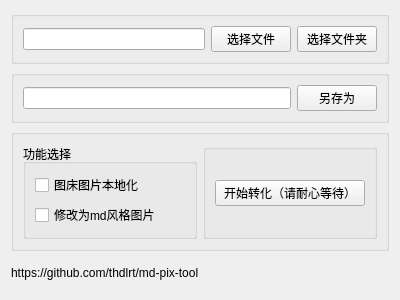
<?xml version="1.0" encoding="UTF-8"?>
<ui version="4.0">
 <class>Form</class>
 <widget class="QWidget" name="Form">
  <property name="geometry">
   <rect>
    <x>0</x>
    <y>0</y>
    <width>400</width>
    <height>300</height>
   </rect>
  </property>
  <property name="windowTitle">
   <string>Form</string>
  </property>
  <layout class="QVBoxLayout" name="verticalLayout_3">
   <item>
    <widget class="QGroupBox" name="groupBox_4">
     <property name="title">
      <string/>
     </property>
     <layout class="QHBoxLayout" name="horizontalLayout_2">
      <item>
       <widget class="QLineEdit" name="input_line"/>
      </item>
      <item>
       <widget class="QPushButton" name="input_btn_1">
        <property name="text">
         <string>选择文件</string>
        </property>
       </widget>
      </item>
      <item>
       <widget class="QPushButton" name="input_btn_2">
        <property name="text">
         <string>选择文件夹</string>
        </property>
       </widget>
      </item>
     </layout>
    </widget>
   </item>
   <item>
    <widget class="QGroupBox" name="groupBox_5">
     <property name="title">
      <string/>
     </property>
     <layout class="QHBoxLayout" name="horizontalLayout_3">
      <item>
       <widget class="QLineEdit" name="output_line"/>
      </item>
      <item>
       <widget class="QPushButton" name="output_btn">
        <property name="text">
         <string>另存为</string>
        </property>
       </widget>
      </item>
     </layout>
    </widget>
   </item>
   <item>
    <widget class="QGroupBox" name="groupBox_2">
     <property name="title">
      <string/>
     </property>
     <layout class="QHBoxLayout" name="horizontalLayout">
      <item>
       <widget class="QGroupBox" name="groupBox">
        <property name="title">
         <string>功能选择</string>
        </property>
        <layout class="QVBoxLayout" name="verticalLayout">
         <item>
          <widget class="QCheckBox" name="check_1">
           <property name="text">
            <string>图床图片本地化</string>
           </property>
          </widget>
         </item>
         <item>
          <widget class="QCheckBox" name="check_2">
           <property name="text">
            <string>修改为md风格图片</string>
           </property>
          </widget>
         </item>
        </layout>
       </widget>
      </item>
      <item>
       <widget class="QGroupBox" name="groupBox_3">
        <property name="title">
         <string/>
        </property>
        <layout class="QVBoxLayout" name="verticalLayout_2">
         <item>
          <widget class="QPushButton" name="start_btn">
           <property name="text">
            <string>开始转化（请耐心等待）</string>
           </property>
          </widget>
         </item>
        </layout>
       </widget>
      </item>
     </layout>
    </widget>
   </item>
   <item>
    <widget class="QLabel" name="label">
     <property name="text">
      <string>https://github.com/thdlrt/md-pix-tool</string>
     </property>
     <property name="openExternalLinks">
      <bool>true</bool>
     </property>
    </widget>
   </item>
  </layout>
 </widget>
 <resources/>
 <connections/>
</ui>
